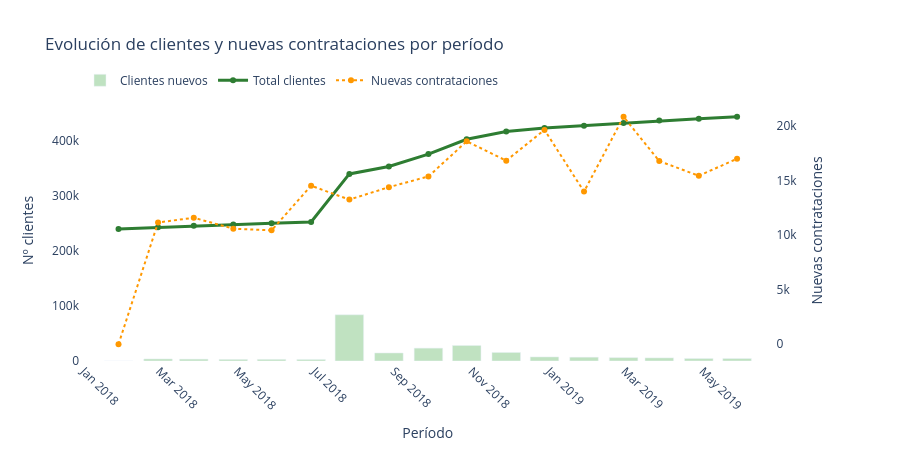

The notebook cell this image was saved under:
### Markdown cell above
Una cosa que no tiene sentido:

La primera barra (enero de 2018) muestra ~240k “nuevos clientes”, lo cual es técnicamente correcto, pero visualmente resulta engañoso: no representa un crecimiento real, sino simplemente la primera fotografía de todos los clientes ya existentes. Esto va a confundir a Carol y al comité.

### Code cell
# ── Gráfico 1 corregido: excluir primera partición del bar ─────────────────

first_period = period_summary['pk_partition'].min()
period_plot = period_summary.copy()
period_plot.loc[period_plot['pk_partition'] == first_period, 'new_clients'] = 0

fig1 = make_subplots(specs=[[{"secondary_y": True}]])

fig1.add_trace(go.Bar(
    x=period_plot['pk_partition'],
    y=period_plot['new_clients'],
    name='Clientes nuevos',
    marker_color=EM_LIGHT,
    opacity=0.7
), secondary_y=False)

fig1.add_trace(go.Scatter(
    x=period_plot['pk_partition'],
    y=period_plot['total_clients'],
    name='Total clientes',
    line=dict(color=EM_DARK, width=3),
    mode='lines+markers'
), secondary_y=False)

fig1.add_trace(go.Scatter(
    x=period_plot['pk_partition'],
    y=period_plot['total_new_contracts'],
    name='Nuevas contrataciones',
    line=dict(color=EM_ORANGE, width=2, dash='dot'),
    mode='lines+markers'
), secondary_y=True)

fig1.update_layout(
    title='Evolución de clientes y nuevas contrataciones por período',
    xaxis_title='Período',
    legend=dict(orientation='h', yanchor='bottom', y=1.02),
    plot_bgcolor='white',
    height=450
)
fig1.update_yaxes(title_text='Nº clientes', secondary_y=False)
fig1.update_yaxes(title_text='Nuevas contrataciones', secondary_y=True)
fig1.update_xaxes(tickangle=45)

fig1.show()
print("✓ Gráfico 1 corregido!")

### Figure 1 — Plotly figure (JSON) as saved in the notebook; plotly's stock layout.template omitted (floating-point values rounded to 4 significant figures)
{"data": [{"marker": {"color": "#A5D6A7"}, "name": "Clientes nuevos", "opacity": 0.7, "type": "bar", "x": ["2018-01-28", "2018-02-28", "2018-03-28", "2018-04-28", "2018-05-28", "2018-06-28", "2018-07-28", "2018-08-28", "2018-09-28", "2018-10-28", "2018-11-28", "2018-12-28", "2019-01-28", "2019-02-28", "2019-03-28", "2019-04-28", "2019-05-28"], "xaxis": "x", "y": [0, 3767, 3411, 2952, 3031, 2845, 83840, 14596, 23353, 28205, 15557, 7402, 6926, 6193, 5690, 4581, 4531], "yaxis": "y"}, {"line": {"color": "#2E7D32", "width": 3}, "mode": "lines+markers", "name": "Total clientes", "type": "scatter", "x": ["2018-01-28", "2018-02-28", "2018-03-28", "2018-04-28", "2018-05-28", "2018-06-28", "2018-07-28", "2018-08-28", "2018-09-28", "2018-10-28", "2018-11-28", "2018-12-28", "2019-01-28", "2019-02-28", "2019-03-28", "2019-04-28", "2019-05-28"], "xaxis": "x", "y": [239493, 242521, 245258, 247463, 249926, 252104, 339339, 352922, 375323, 402300, 416387, 422481, 426875, 431727, 436183, 439627, 442995], "yaxis": "y"}, {"line": {"color": "#FF9800", "dash": "dot", "width": 2}, "mode": "lines+markers", "name": "Nuevas contrataciones", "type": "scatter", "x": ["2018-01-28", "2018-02-28", "2018-03-28", "2018-04-28", "2018-05-28", "2018-06-28", "2018-07-28", "2018-08-28", "2018-09-28", "2018-10-28", "2018-11-28", "2018-12-28", "2019-01-28", "2019-02-28", "2019-03-28", "2019-04-28", "2019-05-28"], "xaxis": "x", "y": [0, 11165, 11597, 10591, 10444, 14536, 13262, 14400, 15384, 18608, 16835, 19655, 13994, 20856, 16794, 15447, 17009], "yaxis": "y2"}], "layout": {"height": 450, "legend": {"orientation": "h", "y": 1.02, "yanchor": "bottom"}, "plot_bgcolor": "white", "title": {"text": "Evolución de clientes y nuevas contrataciones por período"}, "xaxis": {"anchor": "y", "domain": [0, 0.94], "tickangle": 45, "title": {"text": "Período"}}, "yaxis": {"anchor": "x", "domain": [0, 1], "title": {"text": "Nº clientes"}}, "yaxis2": {"anchor": "x", "overlaying": "y", "side": "right", "title": {"text": "Nuevas contrataciones"}}}}
